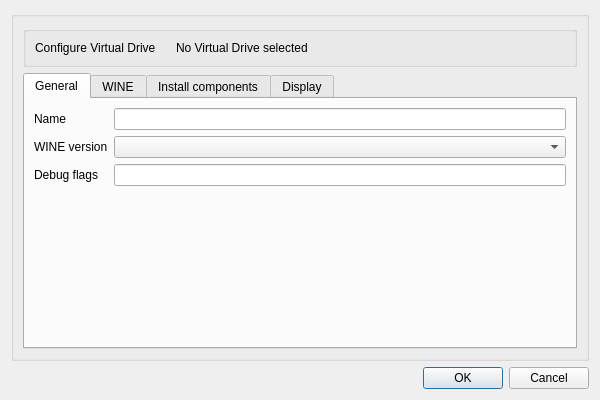
<?xml version="1.0" encoding="UTF-8"?>
<ui version="4.0">
 <class>DialogConfigureVirtualDrive</class>
 <widget class="QDialog" name="DialogConfigureVirtualDrive">
  <property name="windowModality">
   <enum>Qt::ApplicationModal</enum>
  </property>
  <property name="geometry">
   <rect>
    <x>0</x>
    <y>0</y>
    <width>600</width>
    <height>400</height>
   </rect>
  </property>
  <property name="windowTitle">
   <string>Confgure Virtual Drive</string>
  </property>
  <property name="modal">
   <bool>true</bool>
  </property>
  <layout class="QVBoxLayout" name="verticalLayout">
   <item>
    <widget class="QGroupBox" name="gbxContent">
     <property name="title">
      <string notr="true"/>
     </property>
     <property name="flat">
      <bool>true</bool>
     </property>
     <layout class="QVBoxLayout" name="verticalLayout_2">
      <item>
       <widget class="QGroupBox" name="groupBox">
        <property name="title">
         <string notr="true"/>
        </property>
        <property name="flat">
         <bool>true</bool>
        </property>
        <layout class="QHBoxLayout" name="horizontalLayout">
         <property name="spacing">
          <number>20</number>
         </property>
         <item>
          <widget class="QLabel" name="label">
           <property name="text">
            <string>Configure Virtual Drive</string>
           </property>
          </widget>
         </item>
         <item>
          <widget class="QLabel" name="lblGeneralVirtualDriveName">
           <property name="sizePolicy">
            <sizepolicy hsizetype="Preferred" vsizetype="Preferred">
             <horstretch>1</horstretch>
             <verstretch>0</verstretch>
            </sizepolicy>
           </property>
           <property name="text">
            <string>No Virtual Drive selected</string>
           </property>
          </widget>
         </item>
        </layout>
       </widget>
      </item>
      <item>
       <widget class="QTabWidget" name="twConfiguration">
        <property name="tabShape">
         <enum>QTabWidget::Rounded</enum>
        </property>
        <property name="currentIndex">
         <number>0</number>
        </property>
        <widget class="QWidget" name="tabGeneral">
         <attribute name="icon">
          <iconset resource="mainwindowres.qrc">
           <normaloff>:/mainwindow/config</normaloff>:/mainwindow/config</iconset>
         </attribute>
         <attribute name="title">
          <string>General</string>
         </attribute>
         <layout class="QFormLayout" name="formLayout">
          <item row="0" column="0">
           <widget class="QLabel" name="lblGeneralName">
            <property name="text">
             <string>Name</string>
            </property>
           </widget>
          </item>
          <item row="0" column="1">
           <widget class="QLineEdit" name="leGeneralName"/>
          </item>
          <item row="1" column="0">
           <widget class="QLabel" name="lblGeneralWineVersion">
            <property name="text">
             <string>WINE version</string>
            </property>
           </widget>
          </item>
          <item row="1" column="1">
           <widget class="QComboBox" name="cbxGeneralWineVersion"/>
          </item>
          <item row="2" column="0">
           <widget class="QLabel" name="lblGeneralDebugFlags">
            <property name="text">
             <string>Debug flags</string>
            </property>
           </widget>
          </item>
          <item row="2" column="1">
           <widget class="QLineEdit" name="leGeneralDebugFlags"/>
          </item>
         </layout>
        </widget>
        <widget class="QWidget" name="tabWine">
         <attribute name="icon">
          <iconset resource="mainwindowres.qrc">
           <normaloff>:/mainwindow/wine</normaloff>:/mainwindow/wine</iconset>
         </attribute>
         <attribute name="title">
          <string>WINE</string>
         </attribute>
        </widget>
        <widget class="QWidget" name="tabInstallComponents">
         <attribute name="icon">
          <iconset resource="mainwindowres.qrc">
           <normaloff>:/mainwindow/pol32</normaloff>:/mainwindow/pol32</iconset>
         </attribute>
         <attribute name="title">
          <string>Install components</string>
         </attribute>
        </widget>
        <widget class="QWidget" name="tabDisplay">
         <attribute name="icon">
          <iconset resource="mainwindowres.qrc">
           <normaloff>:/mainwindow/video_display</normaloff>:/mainwindow/video_display</iconset>
         </attribute>
         <attribute name="title">
          <string>Display</string>
         </attribute>
        </widget>
       </widget>
      </item>
     </layout>
    </widget>
   </item>
   <item>
    <widget class="QDialogButtonBox" name="btnbOkCancel">
     <property name="orientation">
      <enum>Qt::Horizontal</enum>
     </property>
     <property name="standardButtons">
      <set>QDialogButtonBox::Cancel|QDialogButtonBox::Ok</set>
     </property>
    </widget>
   </item>
  </layout>
 </widget>
 <resources>
  <include location="mainwindowres.qrc"/>
 </resources>
 <connections>
  <connection>
   <sender>btnbOkCancel</sender>
   <signal>accepted()</signal>
   <receiver>DialogConfigureVirtualDrive</receiver>
   <slot>accept()</slot>
   <hints>
    <hint type="sourcelabel">
     <x>248</x>
     <y>254</y>
    </hint>
    <hint type="destinationlabel">
     <x>157</x>
     <y>274</y>
    </hint>
   </hints>
  </connection>
  <connection>
   <sender>btnbOkCancel</sender>
   <signal>rejected()</signal>
   <receiver>DialogConfigureVirtualDrive</receiver>
   <slot>reject()</slot>
   <hints>
    <hint type="sourcelabel">
     <x>316</x>
     <y>260</y>
    </hint>
    <hint type="destinationlabel">
     <x>286</x>
     <y>274</y>
    </hint>
   </hints>
  </connection>
 </connections>
</ui>
